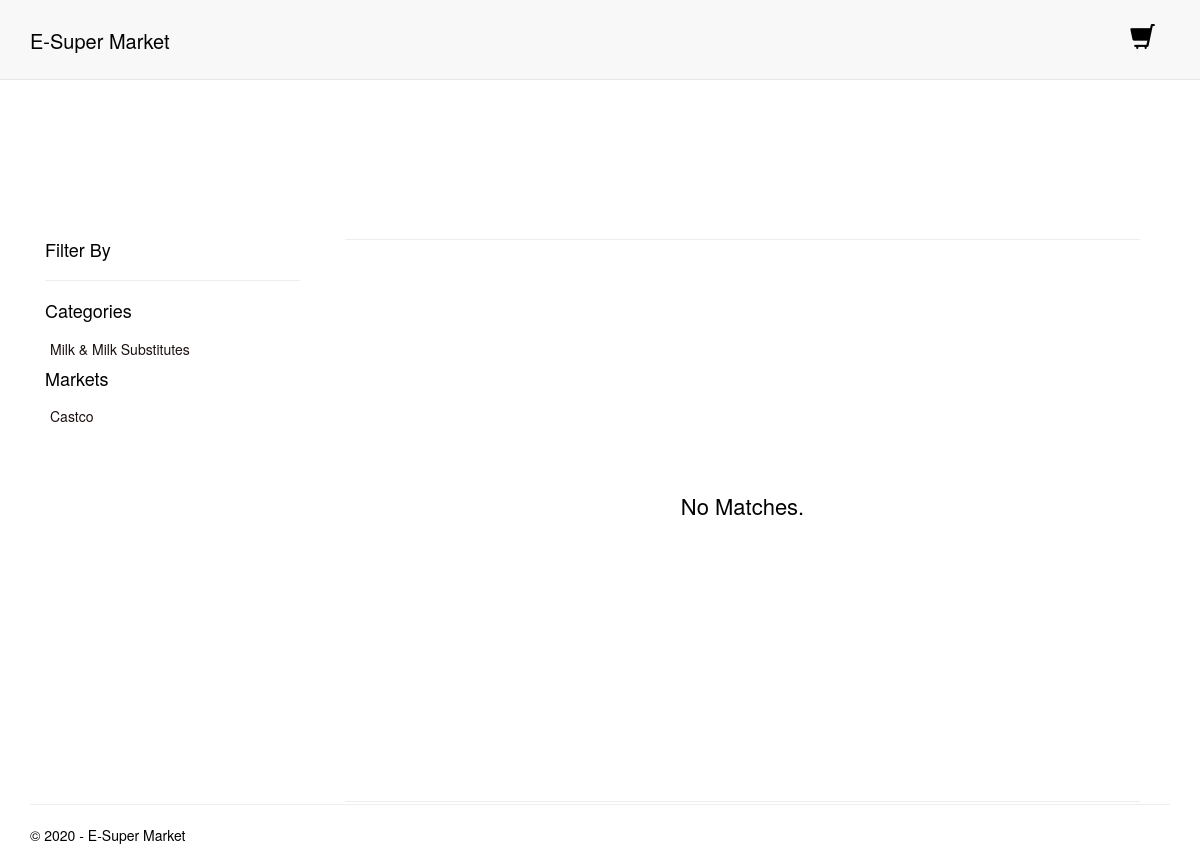
The app's page /catalogue/mean/all-markets/, older data.
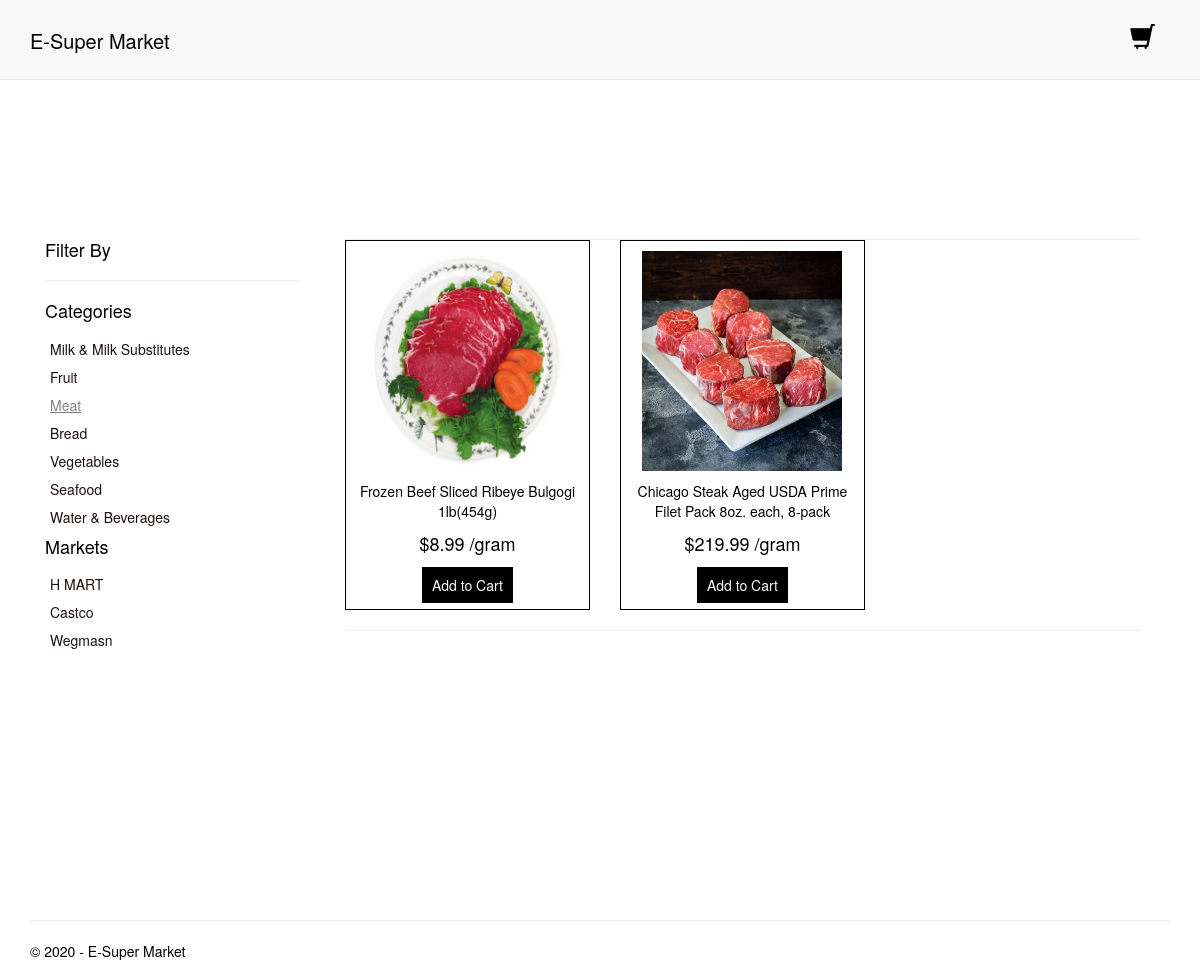
The same page, newer data.
### catalogueApp/models.py (models this page shows, shortened)
class Base(models.Model):
    created_date = models.DateTimeField(auto_now_add=True)
    modified_date = models.DateTimeField(auto_now=True)
    class Meta:
        abstract = True

class Category(Base):
    Category_Status = [(0, "Active"), (1, "InActive")]
    name = models.CharField(max_length=50, unique=True)
    slug = models.SlugField(max_length=50, unique=True, help_text="Unique category page URL.")
    description = models.TextField()
    meta_description = models.CharField("Meta Description", max_length=500, help_text="Content for description meta tag")
    meta_keywords = models.CharField("Meta Keywords", max_length=500, help_text="Comma separated set to SEO keywords for meta tag")
    category_status = models.IntegerField(choices=Category_Status, default=0)
    class Meta:
        db_table = 'categories'
        ordering = ['-created_date']
        verbose_name_plural = 'Categories'

class Market(Base):
    Market_Status = [(0, "Active"), (1, "InActive")]
    name = models.CharField(max_length=50, unique=True)
    slug = models.SlugField(max_length=50, unique=True, help_text="Unique market page URL.")
    description = models.TextField()
    meta_description = models.CharField("Meta Description", max_length=500, help_text="Content for description meta tag")
    meta_keywords = models.CharField("Meta Keywords", max_length=500, help_text="Comma separated set to SEO keywords for meta tag")
    market_status = models.IntegerField(choices=Market_Status, default=0)
    class Meta:
        db_table = 'markets'
        ordering = ['-created_date']
        verbose_name_plural = 'Markets'

class Product(Base):
    Product_Status = [(0, "Active"), (1, "InActive")]
    Units = [(0, "each"), (1, "gram")]
    name = models.CharField(max_length=50)
    slug = models.SlugField(max_length=50, unique=True, help_text="Unique product page URL.")
    description = models.TextField()
    meta_description = models.CharField("Meta Description", max_length=500, help_text="Content for description meta tag")
    meta_keywords = models.CharField("Meta Keywords", max_length=500, help_text="Comma separated set to SEO keywords for meta tag")
    sku = models.CharField(max_length=100)
    price = models.DecimalField(max_digits=10, decimal_places=2)
    unit = models.IntegerField(choices=Units, default=0)
    weigth = models.DecimalField(max_digits=15, decimal_places=2, blank=False, default=0.00)
    old_price = models.DecimalField(max_digits=10, decimal_places=2, blank=True, default=0.00)
    image_url = models.CharField(max_length=500)
    is_bestseller = models.BooleanField(default=False)
    is_featured = models.BooleanField(default=False)
    quantity = models.IntegerField()
    categories = models.ManyToManyField(Category)
    markets = models.ManyToManyField(Market)
    product_status = models.IntegerField(choices=Product_Status, default=0)
    class Meta:
        db_table = 'products'
        ordering = ['-created_date']

### catalogueApp/views.py (the view)
# urls.py: path('', views.catalogue, name='catalogue'),
def catalogue(request, category_slug='all-categories', market_slug='all-markets'):
    assert isinstance(request, HttpRequest)
    if request.method == 'POST':
        cart_service.add_to_cart(request)
        page_object = catalogue_service.fetch_products(request, category_slug, market_slug)
        return render(
            request,
            'catalogueApp/index.html',
            {
                'title': 'Product Page',
                'year': datetime.now().year,
                'page_object': page_object,
                'selected_category': category_slug,
                'selected_market': market_slug,
            }
        )
    else:
        page_object = catalogue_service.fetch_products(request, category_slug, market_slug)
        return render(
            request,
            'catalogueApp/index.html',
            {
                'title': 'Product Page',
                'year': datetime.now().year,
                'page_object': page_object,
                'selected_category': category_slug,
                'selected_market': market_slug,
            }
        )

### app/eSM_context_service.py (called while the page is built)
def eSM_context(request):
    return {
        'site_name': settings.SITE_NANE,
        'categories': Category.objects.filter(category_status=0),
        'markets': Market.objects.filter(market_status=0),
        'selected_category': 'all-categories',
        'selected_market': 'all-markets',
        'cart_item_count': cart_service.cart_items_count(request),
        'cart_total': cart_service.get_cart_total(request),
        'cart_items': cart_service.get_cart_items(request),
    }

### cartApp/cart_service.py (called while the page is built)
def _unique_cart_id(request):
     if request.session.get(UNIQUE_CART_ID_SESSION_KEY,'') == '':
         request.session[UNIQUE_CART_ID_SESSION_KEY] = _generate_unique_id()
     return request.session[UNIQUE_CART_ID_SESSION_KEY]

def _generate_unique_id():
    u_id = uuid.uuid1()
    u_id_string = str(u_id)
    return u_id_string

def get_cart(request):
    unique_id =_unique_cart_id(request)
    try:
        cart = get_object_or_404(Cart, unique_cart_id=unique_id)
        return cart
    except :
        return None

def get_cart_items(request):
    cart = get_cart(request)
    if cart:
        return CartItem.objects.filter(cart__unique_cart_id=_unique_cart_id(request))

### catalogueApp/templates/catalogueApp/index.html
{% extends "app/layout.html" %}
{% block content %}
<div class="container">
    <div class="row">
        <div class="col-md-3 index__filter-wrapper">
            <h4 class="index__filter-title">Filter By</h4>
            <hr/>
            <div>
                {% include 'catalogueApp/partials/category.html' %}
            </div>
            <div>
                {% include 'catalogueApp/partials/market.html' %}
            </div>
        </div>
        <div class="col-md-9 {%if page_object.has_other_pages %}index__product-wrapper--has-pages{% else %}index__product-wrapper--no-pages{% endif %}">
            {% include 'catalogueApp/partials/product_list.html' %}
        </div>
    </div>
</div>
{% endblock %}

### catalogueApp/templates/catalogueApp/partials/category.html
<h5 class="category__heading">Categories</h5>
{% for c in categories %}
    <div class="category__list-wrapper">
      {% if c.slug == selected_category%}
         <a href="{% url 'catalogueApp:catalogue' c.slug selected_market %}" class="category__selected">{{ c.name }}</a>
      {% else %}
         <a href="{% url 'catalogueApp:catalogue' c.slug selected_market %}" class="category__not-selected">{{ c.name }}</a>
      {% endif %}
    </div>
{% endfor %}

### catalogueApp/templates/catalogueApp/partials/market.html
<h5 class="market__heading">Markets</h5>
{% for m in markets %}
    <div class="market__list-wrapper">
      {% if m.slug == selected_market %}
           <a href="{% url 'catalogueApp:catalogue' selected_category m.slug %}" class="market__selected">{{ m.name }}</a>
      {% else %}
           <a href="{% url 'catalogueApp:catalogue' selected_category m.slug %}" class="market__not-selected">{{ m.name }}</a>
      {% endif %}
    </div>
{% endfor %}

### catalogueApp/templates/catalogueApp/partials/product_list.html (shortened to what this page needs)
<div class="container">
  <hr class="product-list__upper-horizontal-line"/>
  <div class="row">
    {% if page_object %}
        {% for product in page_object %}
            <div class="col-md-4">
              {% include 'catalogueApp/partials/product_list_item.html' %}
            </div>
        {% endfor %}
    {% else %}
        <div class="product-list__empty-notifier">
          <p>
            No Matches.
          </p>
        </div>
    {% endif%}
  </div>
  <hr class="product-list__lower-horizontal-line"/>
</div>

### catalogueApp/templates/catalogueApp/partials/product_list_item.html (shortened to what this page needs)
<div class="product-list-item">
  <div class="product-list-item__image-wrapper">
    {% load static %}
    <img src="{% static 'app/images/productimages/main/'%}{{product.image_url}}" class="product-list-item__image"/>
  </div>
  <div>
    <p class="product-list-item__product-name">{{product.name}}</p>
  </div>
  <div>
    <p class="product-list-item__product-price">
      ${{product.price}}
      {% if product.unit %}
        <span class="spanroduct-list-item__product-unit">/gram</span>
      {% else %}
        <span class="product-list-item__product-unit">/each</span>
      {% endif %}
    </p>
  </div>
  <div>
    <form method="post">
      <button type="submit" name="submit" class="product-list-item__button">Add to Cart</button>
    </form>
  </div>
</div>

Row changes from the older to the newer data that the page shows:
added Category: name "Fruit"
added Category: name "Meat"
added Category: name "Bread"
added Category: name "Vegetables"
added Category: name "Seafood"
added Category: name "Water & Beverages"
added Market: name "H MART"
added Market: name "Wegmasn"
added Product: image_url (picture), name "Frozen Beef Sliced Ribeye Bulgogi 1lb(454g)", price "8.99", unit "/gram"
added Product: image_url (picture), name "Chicago Steak Aged USDA Prime Filet Pack 8oz. each, 8-pack", price "219.99", unit "/gram"
Text that changed along with them:
text no longer shown: "No Matches."
